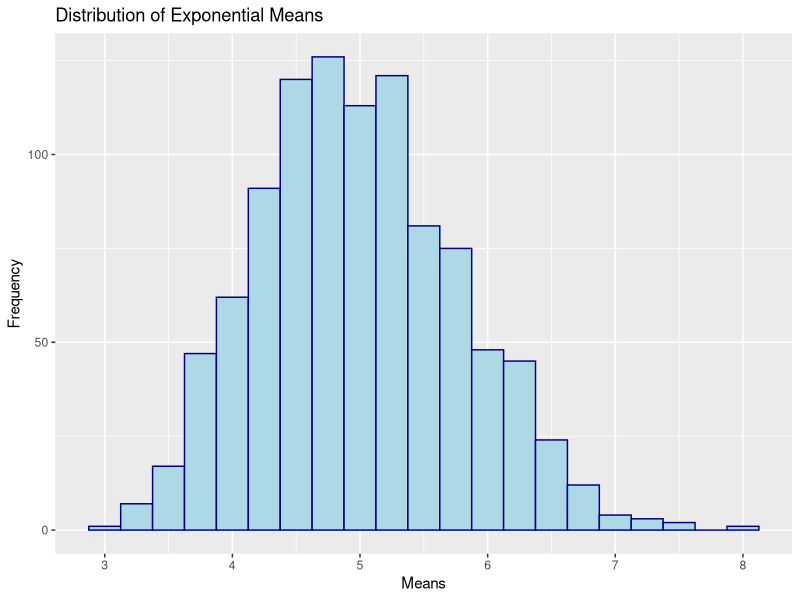
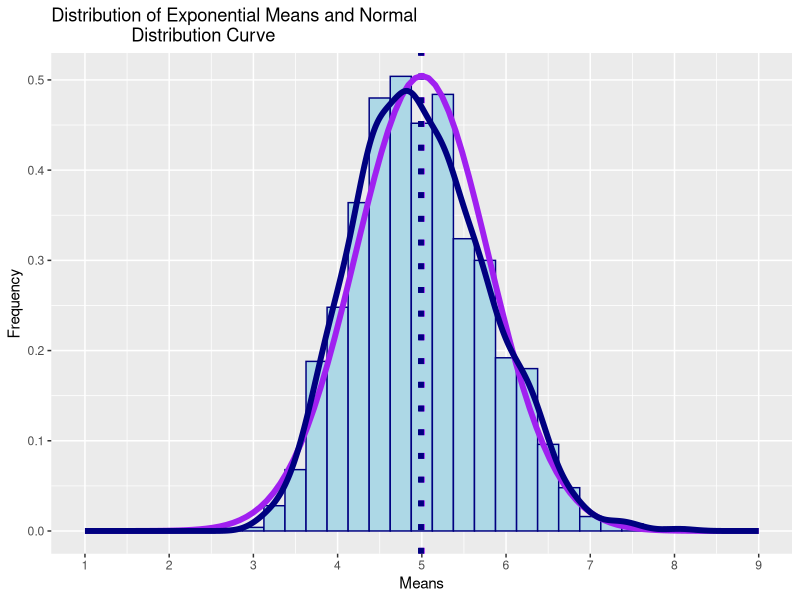

The R script that drew these images, in order:
## ---- chunk 1
library(knitr)
## ---- chunk 2
# Load libraries
library(ggplot2)
## ---- chunk 3
# Setting R Seed to 1 (any number would work)

set.seed(1)

## ---- chunk 4

# Number of simulations
numsim <- 1000

# Lamda (lambda is the rate parameter)
lamda <- 0.2

# Number of exponentials
n <- 40

## ---- chunk 5
# Run the exponential simulations and populate a numsim * n matrix
Expo_Matrix <- matrix(rexp(n*numsim,lamda),nrow = numsim,ncol = n)

# Calculate the means for each row (create data.frame for ggplot)
Expo_Matrix_Means <- data.frame(expo_means = apply(Expo_Matrix,1,mean))


## ---- chunk 6

g_expo <- ggplot(Expo_Matrix_Means, aes(expo_means)) + 
        geom_histogram(color = "navy", fill = "lightblue", binwidth = 0.25) +
        ggtitle("Distribution of Exponential Means") + 
        xlab("Means")+ylab("Frequency")

g_expo

## ---- chunk 7

# Calculation of mu
mu <- 1/lamda

## ---- chunk 8

# Calculation of X_bar
X_bar <- mean(Expo_Matrix_Means$expo_means)

## ---- chunk 9

# Calculation of the standard deviation
sigma <- 1/(lamda*sqrt(n))

# Calcualtion of the variance
Var <- sigma**2

## ---- chunk 10

# Calculation of the sample standard deviation
sigma_sample <- sd(Expo_Matrix_Means$expo_means)

# Calcualtion of the sample variance
Var_sample <- sigma_sample**2

## ---- chunk 11

# Create new plot with two x-axis intercepts at the the sample mean (navy dotted)
# and theoretical mean (purple dotted). 

g_distribution <- ggplot(data = Expo_Matrix_Means, aes(x = expo_means)) + 
        geom_histogram(aes(y=..density..), color = "navy", fill = "lightblue",
                       binwidth = 0.25) +
        geom_vline(xintercept = mu, size=2, colour="purple",linetype="dotted") + 
        geom_vline(xintercept = X_bar, size=2, colour="navy",linetype="dotted") + 
        # Add the distribution curves for the normal distribution (purple) 
        # and for the simulation (navy)  theoretical mean (purple dotted) 
        stat_function(fun = dnorm, args = list(mean = mu, sd = sigma), 
                      colour = "purple", size=2) + 
        geom_density(colour="navy", size=2) +
        # Add scaling and labels
        scale_x_continuous(breaks=seq(mu-4,mu+4,1), limits=c(mu-4,mu+4)) + 
        ggtitle("Distribution of Exponential Means and Normal 
                Distribution Curve") + xlab("Means") + ylab("Frequency") 

g_distribution
